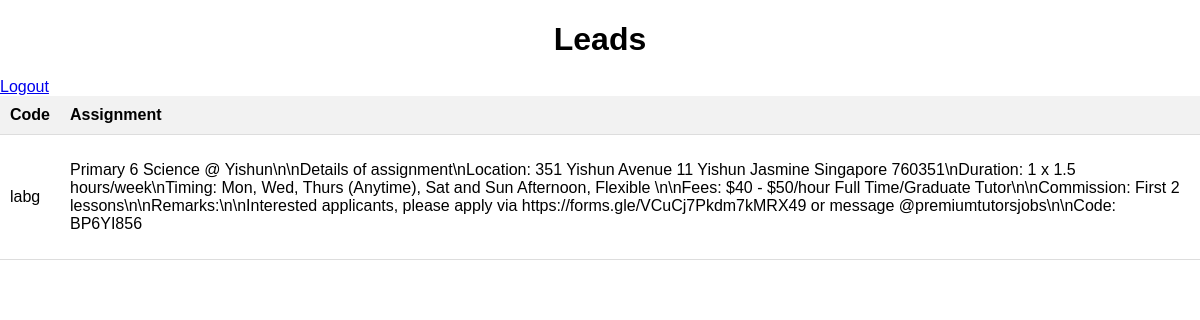
The page /leads/view/ on the database as committed earlier.
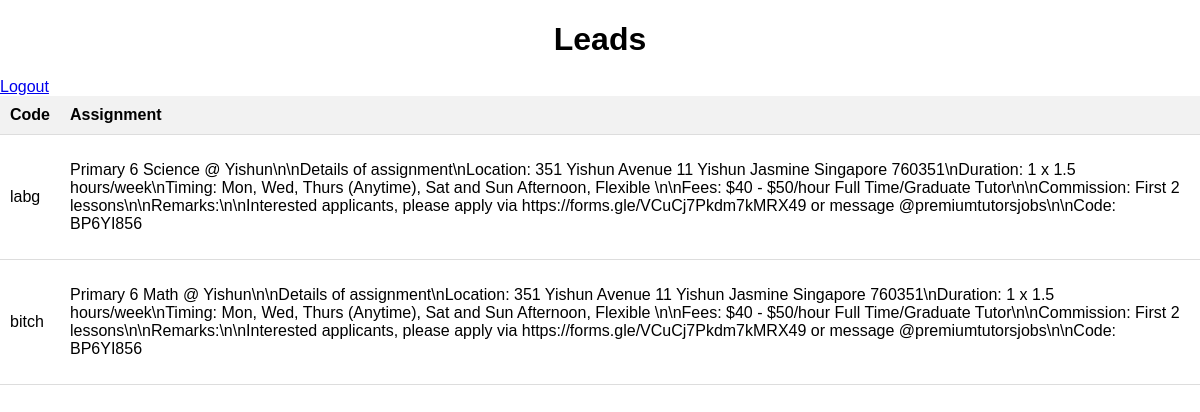
The same page on the database as committed later.
### leads/models.py (models this page shows)
class Leads(models.Model):
    STATUS_CHOICES = [
        ('new_case', 'New Case'),
        ('tutors_sent', 'Tutors Sent'),
        ('tutors_needed', 'Tutors Needed'),
        ('closed', 'Closed'),
        ('activate_tuition_centres', 'Activate Tuition Centres'),
        ('premium_education', 'Premium Education'),
        ('issue_cases', 'Issue Cases'),
        ('follow_up_to_close', 'Follow Up to Close'),
        ('group_chats_created', 'Group Chats Created'),
        ('awaiting_confirmation', 'Awaiting Confirmation'),
        ('incomplete', 'Incomplete'),
    ]
    code = models.CharField(max_length=20, unique=True)
    description = models.TextField()
    client_name = models.CharField(max_length=200)
    client_number = models.CharField(max_length=15)
    status = models.CharField(
        max_length=50, choices=STATUS_CHOICES, default='new_case')
    remarks = models.CharField(max_length=500)
    many_tutor_link = models.CharField(max_length=500)
    created_date = models.DateTimeField(auto_now_add=True)
    last_reviewed_date = models.DateTimeField(auto_now=True)

### leads/views.py (the view)
# urls.py: path("view/", views.lead_list, name="view-list")
def lead_list(request):
    leads = Leads.objects.all()
    return render(request, 'leads/leads-list.html', {'leads': leads})

### leads/templates/leads/leads-list.html (shortened to what this page needs)
<!DOCTYPE html>
<html lang="en">
<head>
</head>
<body>
    <h1>Leads</h1>
    <a href="{% url 'logout' %}">Logout</a>
    <table>
        <thead>
            <tr>
                <th>Code</th>
                <th>Assignment</th>
            </tr>
        </thead>
        <tbody>
            {% for lead in leads %}
            <tr>
                <td>{{ lead.code }}</td>
                <td>{{ lead.description|linebreaks }}</td>
            </tr>
            {% endfor %}
        </tbody>
    </table>
</body>
</html>

Rows that differ between the two databases and show on the page:
added Leads: code "bitch", description "Primary 6 Math @ Yishun\\n\\nDetails of assignment\\nLocation: 351 Yishun Avenue 11 Yishun Jasmine Singapore 760351\\nDuration: 1 x 1.5 hours/week\\nTiming: Mon, Wed, Thurs (Anytime), Sat and Sun Afternoon, Flexible \\n\\nFees: $40 - $50/hour Full Time/Graduate Tutor\\n\\nCommission: First 2 lessons\\n\\nRemarks:\\n\\nInterested applicants, please apply via https://forms.gle/VCuCj7Pkdm7kMRX49 or message @premiumtutorsjobs\\n\\nCode: BP6YI856"
